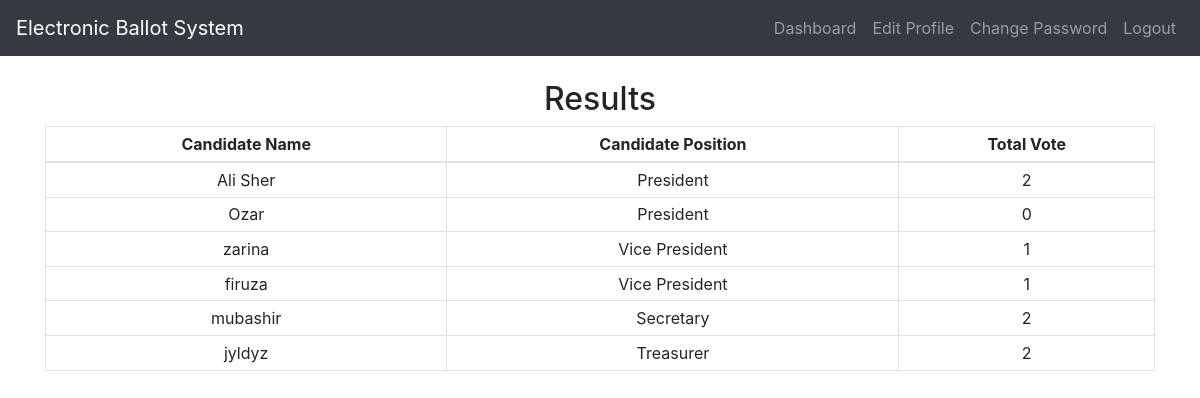
The page /results/ (signed in) on the database as committed earlier.
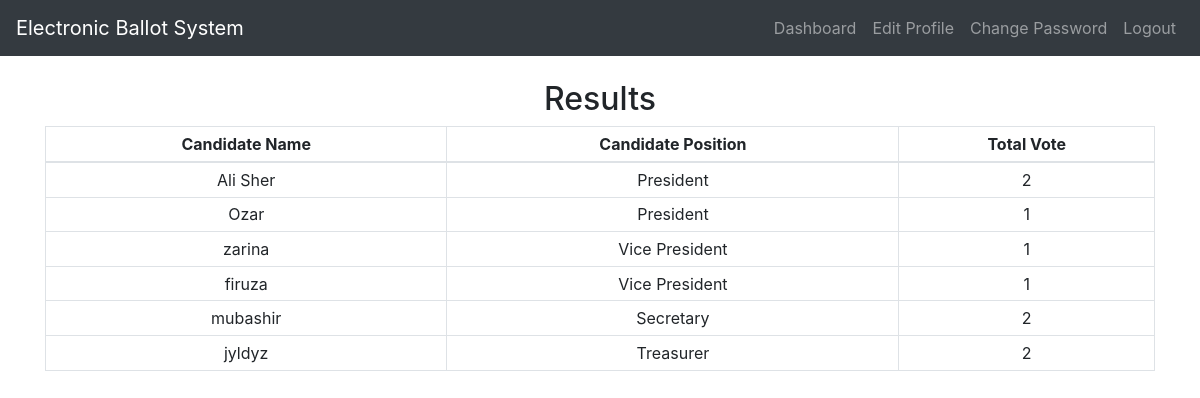
The same page on the database as committed later.
### epoll/models.py (models this page shows, shortened)
class Candidate(models.Model):
	name = models.CharField(max_length=50)
	no_votes=models.IntegerField(default=0, editable=False)
	position = models.ForeignKey(Position, on_delete=models.CASCADE)
	image = models.ImageField(verbose_name="Candidate Picture", upload_to='media/images/')

class Position(models.Model):
	title = models.CharField(max_length=50, unique=True)
	def __str__(self):
		return f"{self.title}"

### epoll/views.py (the view)
# urls.py: path('results/', views.result_view, name='result'),
@login_required
def result_view(request):
	obj = Candidate.objects.all().order_by('position', '-no_votes')
	return render(request, "epoll/results.html", {'obj': obj})

### epoll/templates/epoll/results.html (shortened to what this page needs)
{% extends "epoll/layout.html" %}
{% block content %}
  <h2 class="text-center">Results</h2>
  <table class="table table-bordered table-sm text-center">
    <thead>
      <tr>
        <th>Candidate Name</th>
        <th>Candidate Position</th>
        <th>Total Vote</th>
      </tr>
    </thead>
    <tbody>
      {% for i in obj %}
        <tr>
          <td>{{ i.name }}</td>
          <td>{{ i.position }}</td>
          <td>{{ i.no_votes }}</td>
        </tr>
      {% endfor %}
    </tbody>
  </table>
{% endblock %}

Rows that differ between the two databases and show on the page:
changed Candidate "Ozar": no_votes "0" → "1"
